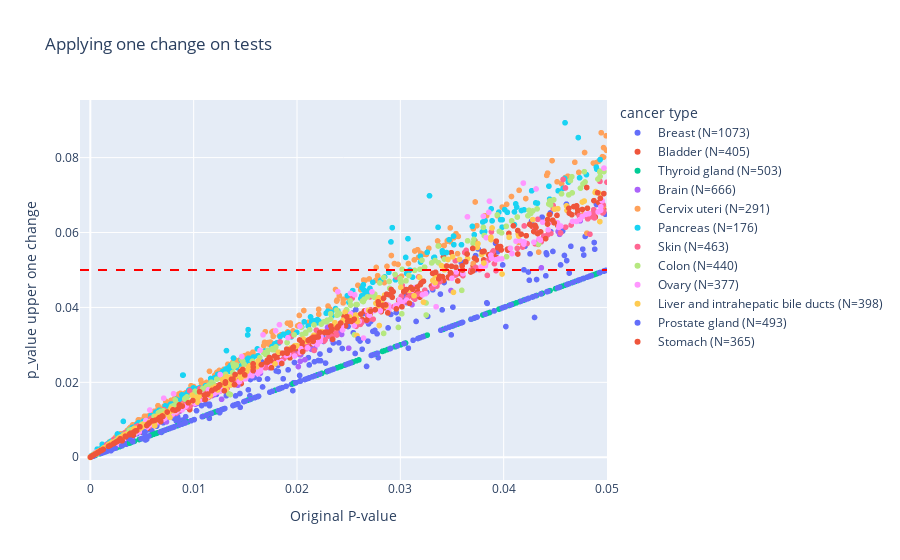

Source (notebook cell):
### Code cell
print(len(df[df["p_value upper one change"]>0.05]))
print(len(df[df["p_value upper one change"]>0.05])/len(df))
print(len(df[mask_unstable][df[mask_unstable]["p_value upper one change"]>0.05])/len(df[mask_unstable][df[mask_unstable]["Original P-value"]>0.03]))

fig = px.scatter(df, x="Original P-value", y="p_value upper one change", color="cancer type",
                 hover_data=['cancer type'],
                 range_x=[-0.001,0.05],
                 title="Applying one change on tests",)
fig.add_hline(y=0.05,line_dash='dash',line_color='red')
fig.show()

### Figure 1 — Plotly figure (JSON) as saved in the notebook; plotly's stock layout.template omitted (floating-point values rounded to 4 significant figures; data arrays with more than 128 entries replaced by an {"elided": "..."} marker saying what was removed)
{"data": [{"customdata": {"elided": "643x1 str values"}, "hovertemplate": "cancer type=%{customdata[0]}<br>Original P-value=%{x}<br>p_value upper one change=%{y}<extra></extra>", "legendgroup": "Breast (N=1073)", "marker": {"color": "#636efa", "symbol": "circle"}, "mode": "markers", "name": "Breast (N=1073)", "showlegend": true, "type": "scattergl", "x": {"elided": "643 float values"}, "xaxis": "x", "y": {"elided": "643 float values"}, "yaxis": "y"}, {"customdata": {"elided": "645x1 str values"}, "hovertemplate": "cancer type=%{customdata[0]}<br>Original P-value=%{x}<br>p_value upper one change=%{y}<extra></extra>", "legendgroup": "Bladder (N=405)", "marker": {"color": "#EF553B", "symbol": "circle"}, "mode": "markers", "name": "Bladder (N=405)", "showlegend": true, "type": "scattergl", "x": {"elided": "645 float values"}, "xaxis": "x", "y": {"elided": "645 float values"}, "yaxis": "y"}, {"customdata": {"elided": "635x1 str values"}, "hovertemplate": "cancer type=%{customdata[0]}<br>Original P-value=%{x}<br>p_value upper one change=%{y}<extra></extra>", "legendgroup": "Thyroid gland (N=503)", "marker": {"color": "#00cc96", "symbol": "circle"}, "mode": "markers", "name": "Thyroid gland (N=503)", "showlegend": true, "type": "scattergl", "x": {"elided": "635 float values"}, "xaxis": "x", "y": {"elided": "635 float values"}, "yaxis": "y"}, {"customdata": {"elided": "643x1 str values"}, "hovertemplate": "cancer type=%{customdata[0]}<br>Original P-value=%{x}<br>p_value upper one change=%{y}<extra></extra>", "legendgroup": "Brain (N=666)", "marker": {"color": "#ab63fa", "symbol": "circle"}, "mode": "markers", "name": "Brain (N=666)", "showlegend": true, "type": "scattergl", "x": {"elided": "643 float values"}, "xaxis": "x", "y": {"elided": "643 float values"}, "yaxis": "y"}, {"customdata": {"elided": "647x1 str values"}, "hovertemplate": "cancer type=%{customdata[0]}<br>Original P-value=%{x}<br>p_value upper one change=%{y}<extra></extra>", "legendgroup": "Cervix uteri (N=291)", "marker": {"color": "#FFA15A", "symbol": "circle"}, "mode": "markers", "name": "Cervix uteri (N=291)", "showlegend": true, "type": "scattergl", "x": {"elided": "647 float values"}, "xaxis": "x", "y": {"elided": "647 float values"}, "yaxis": "y"}, {"customdata": {"elided": "649x1 str values"}, "hovertemplate": "cancer type=%{customdata[0]}<br>Original P-value=%{x}<br>p_value upper one change=%{y}<extra></extra>", "legendgroup": "Pancreas (N=176)", "marker": {"color": "#19d3f3", "symbol": "circle"}, "mode": "markers", "name": "Pancreas (N=176)", "showlegend": true, "type": "scattergl", "x": {"elided": "649 float values"}, "xaxis": "x", "y": {"elided": "649 float values"}, "yaxis": "y"}, {"customdata": {"elided": "636x1 str values"}, "hovertemplate": "cancer type=%{customdata[0]}<br>Original P-value=%{x}<br>p_value upper one change=%{y}<extra></extra>", "legendgroup": "Skin (N=463)", "marker": {"color": "#FF6692", "symbol": "circle"}, "mode": "markers", "name": "Skin (N=463)", "showlegend": true, "type": "scattergl", "x": {"elided": "636 float values"}, "xaxis": "x", "y": {"elided": "636 float values"}, "yaxis": "y"}, {"customdata": {"elided": "644x1 str values"}, "hovertemplate": "cancer type=%{customdata[0]}<br>Original P-value=%{x}<br>p_value upper one change=%{y}<extra></extra>", "legendgroup": "Colon (N=440)", "marker": {"color": "#B6E880", "symbol": "circle"}, "mode": "markers", "name": "Colon (N=440)", "showlegend": true, "type": "scattergl", "x": {"elided": "644 float values"}, "xaxis": "x", "y": {"elided": "644 float values"}, "yaxis": "y"}, {"customdata": {"elided": "648x1 str values"}, "hovertemplate": "cancer type=%{customdata[0]}<br>Original P-value=%{x}<br>p_value upper one change=%{y}<extra></extra>", "legendgroup": "Ovary (N=377)", "marker": {"color": "#FF97FF", "symbol": "circle"}, "mode": "markers", "name": "Ovary (N=377)", "showlegend": true, "type": "scattergl", "x": {"elided": "648 float values"}, "xaxis": "x", "y": {"elided": "648 float values"}, "yaxis": "y"}, {"customdata": {"elided": "636x1 str values"}, "hovertemplate": "cancer type=%{customdata[0]}<br>Original P-value=%{x}<br>p_value upper one change=%{y}<extra></extra>", "legendgroup": "Liver and intrahepatic bile ducts (N=398)", "marker": {"color": "#FECB52", "symbol": "circle"}, "mode": "markers", "name": "Liver and intrahepatic bile ducts (N=398)", "showlegend": true, "type": "scattergl", "x": {"elided": "636 float values"}, "xaxis": "x", "y": {"elided": "636 float values"}, "yaxis": "y"}, {"customdata": {"elided": "642x1 str values"}, "hovertemplate": "cancer type=%{customdata[0]}<br>Original P-value=%{x}<br>p_value upper one change=%{y}<extra></extra>", "legendgroup": "Prostate gland (N=493)", "marker": {"color": "#636efa", "symbol": "circle"}, "mode": "markers", "name": "Prostate gland (N=493)", "showlegend": true, "type": "scattergl", "x": {"elided": "642 float values"}, "xaxis": "x", "y": {"elided": "642 float values"}, "yaxis": "y"}, {"customdata": {"elided": "650x1 str values"}, "hovertemplate": "cancer type=%{customdata[0]}<br>Original P-value=%{x}<br>p_value upper one change=%{y}<extra></extra>", "legendgroup": "Stomach (N=365)", "marker": {"color": "#EF553B", "symbol": "circle"}, "mode": "markers", "name": "Stomach (N=365)", "showlegend": true, "type": "scattergl", "x": {"elided": "650 float values"}, "xaxis": "x", "y": {"elided": "650 float values"}, "yaxis": "y"}], "layout": {"legend": {"title": {"text": "cancer type"}, "tracegroupgap": 0}, "shapes": [{"line": {"color": "red", "dash": "dash"}, "type": "line", "x0": 0, "x1": 1, "xref": "x domain", "y0": 0.05, "y1": 0.05, "yref": "y"}], "title": {"text": "Applying one change on tests"}, "xaxis": {"anchor": "y", "domain": [0, 1], "range": [-0.001, 0.05], "title": {"text": "Original P-value"}}, "yaxis": {"anchor": "x", "domain": [0, 1], "title": {"text": "p_value upper one change"}}}}
